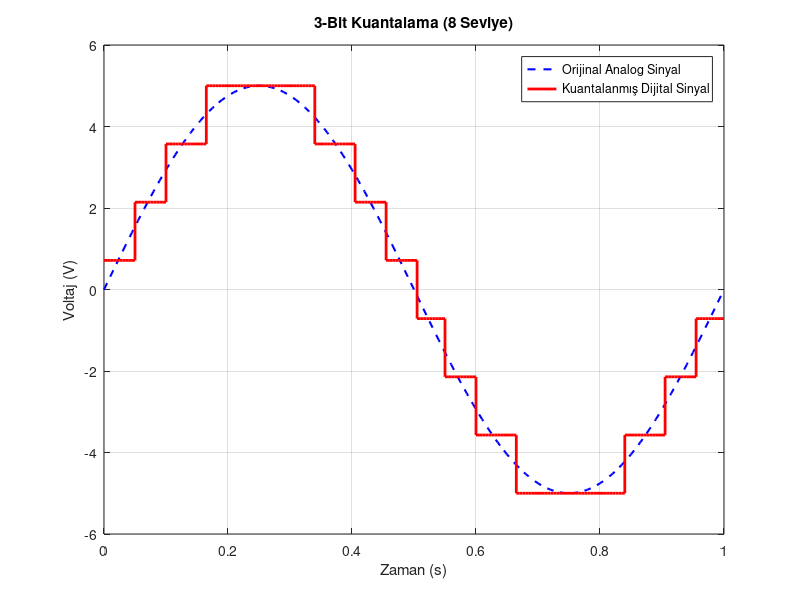

Reproduce this figure in MATLAB.
% 2_kuantalama_bit_derinligi.m
% MDDE102 Sinyal İşleme - Hafta 4 Uygulaması
% GNU Octave ve MATLAB uyumludur.

clear all; close all; clc;

t = 0:0.005:1; % Zaman vektörü
y_orijinal = 5 * sin(2 * pi * 1 * t); % Genliği 5V olan 1 Hz sinyal

% 3-Bit Kuantalama (2^3 = 8 Seviye)
N_bit = 3; 
seviye_sayisi = 2^N_bit;

% Sinyali 0 ile 1 arasına normalize et, seviye sayısıyla çarp ve yuvarla
y_norm = (y_orijinal - min(y_orijinal)) / (max(y_orijinal) - min(y_orijinal));
y_kuantali = round(y_norm * (seviye_sayisi - 1));

% Yuvarlanmış sinyali tekrar orijinal voltaj aralığına çevir
y_kuantali = y_kuantali / (seviye_sayisi - 1) * (max(y_orijinal) - min(y_orijinal)) + min(y_orijinal);

% Grafikler
figure('Name', 'Kuantalama Etkisi');
plot(t, y_orijinal, 'b--', 'LineWidth', 1.5); hold on;
stairs(t, y_kuantali, 'r', 'LineWidth', 2);
title(['3-Bit Kuantalama (', num2str(seviye_sayisi), ' Seviye)']);
xlabel('Zaman (s)'); ylabel('Voltaj (V)');
legend('Orijinal Analog Sinyal', 'Kuantalanmış Dijital Sinyal');
grid on;
